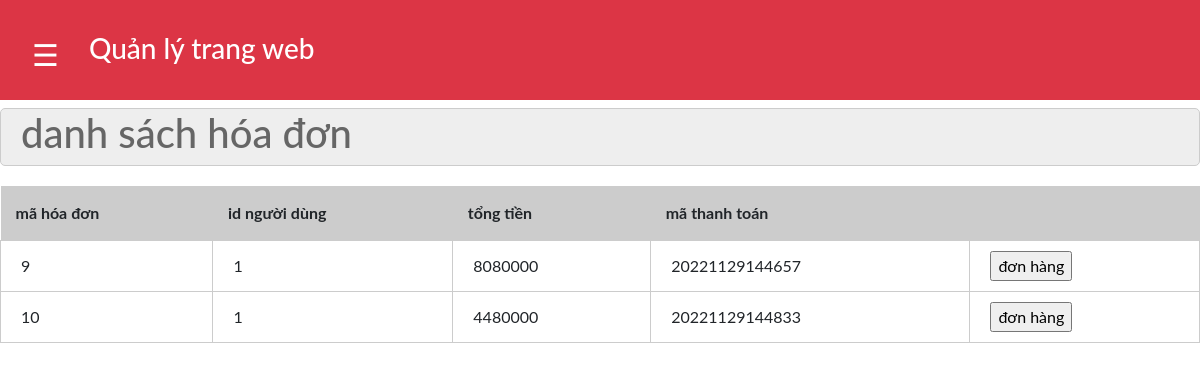
Page /admin/index.php?act=qlidonhang on the committed database.
### tables this page shows
CREATE TABLE `hoa_don` (
  `id` int(11) NOT NULL,
  `id_user` int(11) DEFAULT NULL,
  `tongtien` int(11) DEFAULT NULL,
  `ma_thanhtoan` varchar(100) NOT NULL
);

### dao/pdo.php (called while the page is built, shortened)
<?php
if(!function_exists('connectdb')) {
    function connectdb() {
        $dburl = "mysql:host=sql300.infinityfree.com;dbname=if0_34689111_du_an_11;charset=utf8;'if0_34689111';'nTFSkPfETfHKUG'";
        $username1 = 'root';
        $password1 = '';
        $conn = new PDO($dburl, $username1, $password1);
        $conn->setAttribute(PDO::ATTR_ERRMODE, PDO::ERRMODE_EXCEPTION);
        return $conn;
    }
}
if(!function_exists('db_query')){
    function db_query($sql){
        try{
            $conn = connectdb();
            $stmt = $conn->prepare($sql);
            $stmt->execute();
            $rows = $stmt->fetchAll();
            return $rows;
        }
        catch(PDOException $e){
            throw $e;
        }
        finally{
            unset($conn);
        }
    }
}
?>

### dao/hoadon.php (called while the page is built, shortened)
<?php
 include "pdo.php";
 function show_hoadon(){
  $sql = "SELECT * FROM `hoa_don`";
  return db_query($sql);
 }
?>

### admin/donhang/list.php (the view)
<div class="row1">
            <form action="#" method="post">
                <div class="row1 formtitle">
                    <h1>danh sách hóa đơn</h1>
                </div>
                <div class="row1 formcontent ">
                    <div class="row1 mb10 formdsloai">
                      <table>
                        <tr>
                            <th>mã hóa đơn</th>
                            <th>id người dùng</th>
                            <th>tổng tiền</th>
                            <th>mã thanh toán</th>
                            <th></th>
                        </tr>
                        <?php
                        foreach ($hoadon as $list) {
                         ?>
                           <tr>
                           <td><?php echo $list['id']; ?></td>
                            <td><?php echo $list['id_user']; ?></td>
                            <td><?php echo $list['tongtien']; ?></td>
                            <td><?php echo $list['ma_thanhtoan']; ?></td>
                            <td>
                            <a href="index.php?act=donhang&id=<?php echo $list['id']; ?>"><input type="button" value="đơn hàng"></a>
                            </td>
                           </tr>
                        <?php } ?>
                      </table>
                    </div>
                </div>
            </form>
        </div>
</body>
</html>

### Layout/css/admin.css (style rules this page uses)
body { font-family: "Lato", sans-serif; transition: background-color .5s; }
.row1 { margin: 0 auto !important; width: 100%; }
.mb10 { margin-bottom: 10px; }
.formtitle { background-color: #eee; border: 1px #ccc solid; color: #666; border-radius: 5px; padding: 0px 20px; }
.formcontent { padding: 20px 0; }
.formdsloai table { width: 100%; border-collapse:collapse ; }
.formdsloai table th { padding: 15px; background-color: #ccc; }
.formdsloai table td { padding: 10px 20px; border: 1px #ccc solid; }

### rows in the picture
hoa_don: id "9", id_user "1", tongtien "8080000", ma_thanhtoan "20221129144657"
hoa_don: id "10", id_user "1", tongtien "4480000", ma_thanhtoan "20221129144833"
